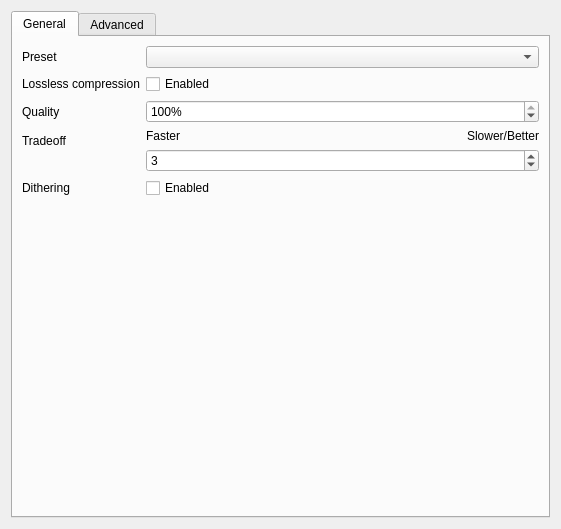
<?xml version="1.0" encoding="UTF-8"?>
<ui version="4.0">
 <author>
  SPDX-FileCopyrightText: 2021 L. E. Segovia &lt;amy@amyspark.me&gt;
  SPDX-License-Identifier: GPL-3.0-or-later
 </author>
 <class>DlgWebPExport</class>
 <widget class="QWidget" name="DlgWebPExport">
  <property name="geometry">
   <rect>
    <x>0</x>
    <y>0</y>
    <width>557</width>
    <height>529</height>
   </rect>
  </property>
  <property name="sizePolicy">
   <sizepolicy hsizetype="MinimumExpanding" vsizetype="MinimumExpanding">
    <horstretch>0</horstretch>
    <verstretch>0</verstretch>
   </sizepolicy>
  </property>
  <layout class="QVBoxLayout" name="verticalLayout">
   <item>
    <widget class="QTabWidget" name="tabWidget">
     <property name="currentIndex">
      <number>0</number>
     </property>
     <widget class="QWidget" name="general">
      <attribute name="title">
       <string>General</string>
      </attribute>
      <layout class="QFormLayout" name="formLayout">
       <property name="formAlignment">
        <set>Qt::AlignLeading|Qt::AlignLeft|Qt::AlignTop</set>
       </property>
       <item row="0" column="0">
        <widget class="QLabel" name="lblPreset">
         <property name="text">
          <string>Preset</string>
         </property>
        </widget>
       </item>
       <item row="0" column="1">
        <widget class="QComboBox" name="preset"/>
       </item>
       <item row="1" column="0">
        <widget class="QLabel" name="lblLossless">
         <property name="text">
          <string>Lossless compression</string>
         </property>
        </widget>
       </item>
       <item row="1" column="1">
        <widget class="QCheckBox" name="lossless">
         <property name="text">
          <string>Enabled</string>
         </property>
        </widget>
       </item>
       <item row="2" column="0">
        <widget class="QLabel" name="lblQuality">
         <property name="toolTip">
          <string>If Lossless is enabled: 0 = fastest but larger files, 100 = slower but better.
If Lossless is disabled: 0 = smallest size, 100 = largest size.</string>
         </property>
         <property name="text">
          <string>Quality</string>
         </property>
        </widget>
       </item>
       <item row="2" column="1">
        <widget class="KisDoubleSliderSpinBox" name="quality">
         <property name="toolTip">
          <string>If Lossless is enabled: 0 = fastest but larger files, 100 = slower but better.
If Lossless is disabled: 0 = smallest size, 100 = largest size.</string>
         </property>
         <property name="suffix">
          <string>%</string>
         </property>
         <property name="maximum">
          <number>100</number>
         </property>
         <property name="value">
          <number>100</number>
         </property>
        </widget>
       </item>
       <item row="3" column="0">
        <widget class="QLabel" name="lblTradeoff">
         <property name="text">
          <string>Tradeoff</string>
         </property>
        </widget>
       </item>
       <item row="3" column="1">
        <layout class="QGridLayout" name="gridLayout_3">
         <item row="0" column="0">
          <widget class="QLabel" name="lblFaster">
           <property name="text">
            <string>Faster</string>
           </property>
          </widget>
         </item>
         <item row="0" column="1">
          <widget class="QLabel" name="lblSlowerBetter">
           <property name="text">
            <string>Slower/Better</string>
           </property>
           <property name="alignment">
            <set>Qt::AlignRight|Qt::AlignTrailing|Qt::AlignVCenter</set>
           </property>
          </widget>
         </item>
         <item row="1" column="0" colspan="2">
          <widget class="KisSliderSpinBox" name="tradeoff">
           <property name="toolTip">
            <string>Quality/speed trade-off (0 = fast, 6 = slower-better)</string>
           </property>
           <property name="maximum">
            <number>6</number>
           </property>
           <property name="value">
            <number>3</number>
           </property>
          </widget>
         </item>
        </layout>
       </item>
       <item row="4" column="0">
        <widget class="QLabel" name="lblDithering">
         <property name="text">
          <string>Dithering</string>
         </property>
        </widget>
       </item>
       <item row="4" column="1">
        <widget class="QCheckBox" name="dithering">
         <property name="text">
          <string>Enabled</string>
         </property>
        </widget>
       </item>
      </layout>
     </widget>
     <widget class="QWidget" name="advanced">
      <attribute name="title">
       <string>Advanced</string>
      </attribute>
      <layout class="QVBoxLayout" name="verticalLayout_3">
       <property name="leftMargin">
        <number>0</number>
       </property>
       <property name="topMargin">
        <number>0</number>
       </property>
       <property name="rightMargin">
        <number>0</number>
       </property>
       <property name="bottomMargin">
        <number>0</number>
       </property>
       <item>
        <widget class="QScrollArea" name="scrollArea">
         <property name="sizePolicy">
          <sizepolicy hsizetype="MinimumExpanding" vsizetype="MinimumExpanding">
           <horstretch>0</horstretch>
           <verstretch>0</verstretch>
          </sizepolicy>
         </property>
         <property name="minimumSize">
          <size>
           <width>535</width>
           <height>476</height>
          </size>
         </property>
         <property name="frameShape">
          <enum>QFrame::NoFrame</enum>
         </property>
         <property name="frameShadow">
          <enum>QFrame::Plain</enum>
         </property>
         <property name="horizontalScrollBarPolicy">
          <enum>Qt::ScrollBarAlwaysOff</enum>
         </property>
         <property name="sizeAdjustPolicy">
          <enum>QAbstractScrollArea::AdjustToContents</enum>
         </property>
         <property name="widgetResizable">
          <bool>true</bool>
         </property>
         <property name="alignment">
          <set>Qt::AlignHCenter|Qt::AlignTop</set>
         </property>
         <widget class="QWidget" name="scrollAreaWidgetContents">
          <property name="geometry">
           <rect>
            <x>0</x>
            <y>0</y>
            <width>521</width>
            <height>858</height>
           </rect>
          </property>
          <property name="sizePolicy">
           <sizepolicy hsizetype="MinimumExpanding" vsizetype="MinimumExpanding">
            <horstretch>0</horstretch>
            <verstretch>0</verstretch>
           </sizepolicy>
          </property>
          <layout class="QFormLayout" name="formLayout_2">
           <property name="formAlignment">
            <set>Qt::AlignLeading|Qt::AlignLeft|Qt::AlignVCenter</set>
           </property>
           <item row="0" column="0">
            <widget class="QLabel" name="lblTargetSize">
             <property name="toolTip">
              <string>If non-zero, sets the desired target size in bytes. Takes precedence over the compression parameters.</string>
             </property>
             <property name="text">
              <string>Target Size</string>
             </property>
            </widget>
           </item>
           <item row="0" column="1">
            <widget class="QSpinBox" name="targetSize">
             <property name="sizePolicy">
              <sizepolicy hsizetype="Preferred" vsizetype="Fixed">
               <horstretch>0</horstretch>
               <verstretch>0</verstretch>
              </sizepolicy>
             </property>
             <property name="toolTip">
              <string>If non-zero, sets the desired target size in bytes. Takes precedence over the compression parameters.</string>
             </property>
             <property name="suffix">
              <string> kB</string>
             </property>
             <property name="maximum">
              <number>1000000000</number>
             </property>
            </widget>
           </item>
           <item row="1" column="0">
            <widget class="QLabel" name="lblTargetPSNR">
             <property name="toolTip">
              <string>If non-zero, specifies the minimal distortion to try to achieve. Takes precedence over Target Size.</string>
             </property>
             <property name="text">
              <string>Target PSNR</string>
             </property>
            </widget>
           </item>
           <item row="1" column="1">
            <widget class="KisDoubleParseUnitSpinBox" name="targetPSNR">
             <property name="sizePolicy">
              <sizepolicy hsizetype="Preferred" vsizetype="Fixed">
               <horstretch>0</horstretch>
               <verstretch>0</verstretch>
              </sizepolicy>
             </property>
             <property name="toolTip">
              <string>If non-zero, specifies the minimal distortion to try to achieve. Takes precedence over Target Size.</string>
             </property>
             <property name="decimals">
              <number>2</number>
             </property>
             <property name="maximum">
              <double>100.000000000000000</double>
             </property>
            </widget>
           </item>
           <item row="2" column="0">
            <widget class="QLabel" name="lblSegments">
             <property name="toolTip">
              <string>Maximum number of segments (1 to 4).</string>
             </property>
             <property name="text">
              <string>Segments</string>
             </property>
            </widget>
           </item>
           <item row="2" column="1">
            <widget class="KisSliderSpinBox" name="segments">
             <property name="sizePolicy">
              <sizepolicy hsizetype="Preferred" vsizetype="Fixed">
               <horstretch>0</horstretch>
               <verstretch>0</verstretch>
              </sizepolicy>
             </property>
             <property name="toolTip">
              <string>Maximum number of segments (1 to 4).</string>
             </property>
             <property name="minimum">
              <number>1</number>
             </property>
             <property name="maximum">
              <number>4</number>
             </property>
             <property name="pageStep" stdset="0">
              <number>2</number>
             </property>
            </widget>
           </item>
           <item row="3" column="0">
            <widget class="QLabel" name="lblSNSStrength">
             <property name="toolTip">
              <string>Spatial Noise Shaping: 0 = off, 100 = maximum.</string>
             </property>
             <property name="text">
              <string>SNS Strength</string>
             </property>
            </widget>
           </item>
           <item row="3" column="1">
            <widget class="KisSliderSpinBox" name="snsStrength">
             <property name="toolTip">
              <string>Spatial Noise Shaping: 0 = off, 100 = maximum.</string>
             </property>
             <property name="suffix">
              <string>%</string>
             </property>
             <property name="maximum">
              <number>100</number>
             </property>
            </widget>
           </item>
           <item row="4" column="0">
            <widget class="QLabel" name="lblFilterStrength">
             <property name="toolTip">
              <string>Filter strength: 0 = off, 100 = strongest.</string>
             </property>
             <property name="text">
              <string comment="Filter options specifically for WebP">Filter Strength</string>
             </property>
            </widget>
           </item>
           <item row="4" column="1">
            <widget class="KisSliderSpinBox" name="filterStrength">
             <property name="toolTip">
              <string>Filter strength: 0 = off, 100 = strongest.</string>
             </property>
             <property name="suffix">
              <string>%</string>
             </property>
             <property name="maximum">
              <number>100</number>
             </property>
            </widget>
           </item>
           <item row="5" column="0">
            <widget class="QLabel" name="lblFilterSharpness">
             <property name="toolTip">
              <string>Filter sharpness: 0 = off, 7 = least sharp.</string>
             </property>
             <property name="text">
              <string comment="Filter options specifically for WebP">Filter Sharpness</string>
             </property>
            </widget>
           </item>
           <item row="5" column="1">
            <widget class="KisSliderSpinBox" name="filterSharpness">
             <property name="toolTip">
              <string>Filter sharpness: 0 = off, 7 = least sharp.</string>
             </property>
             <property name="maximum">
              <number>7</number>
             </property>
             <property name="pageStep" stdset="0">
              <number>2</number>
             </property>
            </widget>
           </item>
           <item row="6" column="0">
            <widget class="QLabel" name="lblFilterType">
             <property name="toolTip">
              <string>0 = Simple, 1 = Strong. Only used if Filter Strength is higher than 0 or Auto Adjust Filter is enabled.</string>
             </property>
             <property name="text">
              <string comment="Filter options specifically for WebP">Filter Type</string>
             </property>
            </widget>
           </item>
           <item row="6" column="1">
            <widget class="QComboBox" name="filterType">
             <property name="toolTip">
              <string>0 = Simple, 1 = Strong. Only used if Filter Strength is higher than 0 or Auto Adjust Filter is enabled.</string>
             </property>
            </widget>
           </item>
           <item row="7" column="0">
            <widget class="QLabel" name="lblAutofilter">
             <property name="text">
              <string>Auto Adjust Filter Strength</string>
             </property>
            </widget>
           </item>
           <item row="7" column="1">
            <widget class="QCheckBox" name="autofilter">
             <property name="text">
              <string>Enabled</string>
             </property>
            </widget>
           </item>
           <item row="8" column="0">
            <widget class="QLabel" name="lblAlphaCompression">
             <property name="toolTip">
              <string>Algorithm for encoding the alpha plane (0 = None, 1 = compressed with WebP lossless). Default is 1.</string>
             </property>
             <property name="text">
              <string>Alpha Plane Compression</string>
             </property>
            </widget>
           </item>
           <item row="8" column="1">
            <widget class="QComboBox" name="alphaCompression"/>
           </item>
           <item row="9" column="0">
            <widget class="QLabel" name="lblAlphaFiltering">
             <property name="text">
              <string>Predictive Filtering for Alpha Plane</string>
             </property>
            </widget>
           </item>
           <item row="9" column="1">
            <layout class="QGridLayout" name="gridLayout">
             <item row="0" column="1">
              <widget class="QLabel" name="lblFast">
               <property name="text">
                <string>Fast</string>
               </property>
               <property name="alignment">
                <set>Qt::AlignCenter</set>
               </property>
              </widget>
             </item>
             <item row="0" column="0">
              <widget class="QLabel" name="lblNone">
               <property name="text">
                <string>None</string>
               </property>
              </widget>
             </item>
             <item row="0" column="2">
              <widget class="QLabel" name="lblBest">
               <property name="text">
                <string>Best</string>
               </property>
               <property name="alignment">
                <set>Qt::AlignRight|Qt::AlignTrailing|Qt::AlignVCenter</set>
               </property>
              </widget>
             </item>
             <item row="1" column="0" colspan="3">
              <widget class="KisSliderSpinBox" name="alphaFiltering">
               <property name="maximum">
                <number>2</number>
               </property>
               <property name="pageStep" stdset="0">
                <number>1</number>
               </property>
              </widget>
             </item>
            </layout>
           </item>
           <item row="10" column="0">
            <widget class="QLabel" name="lblAlphaQuality">
             <property name="toolTip">
              <string>0 = smallest size, 100 = lossless. Default is 100.</string>
             </property>
             <property name="text">
              <string>Alpha Plane Quality</string>
             </property>
            </widget>
           </item>
           <item row="10" column="1">
            <widget class="KisSliderSpinBox" name="alphaQuality">
             <property name="toolTip">
              <string>0 = smallest size, 100 = lossless. Default is 100.</string>
             </property>
             <property name="suffix">
              <string>%</string>
             </property>
             <property name="maximum">
              <number>100</number>
             </property>
             <property name="value">
              <number>100</number>
             </property>
            </widget>
           </item>
           <item row="11" column="0">
            <widget class="QLabel" name="lblPass">
             <property name="toolTip">
              <string>Number of entropy-analysis passes (1 to 10).</string>
             </property>
             <property name="text">
              <string>Entropy Passes</string>
             </property>
            </widget>
           </item>
           <item row="11" column="1">
            <widget class="KisSliderSpinBox" name="pass">
             <property name="sizePolicy">
              <sizepolicy hsizetype="Preferred" vsizetype="Fixed">
               <horstretch>0</horstretch>
               <verstretch>0</verstretch>
              </sizepolicy>
             </property>
             <property name="toolTip">
              <string>Number of entropy-analysis passes (1 to 10).</string>
             </property>
             <property name="minimum">
              <number>1</number>
             </property>
             <property name="maximum">
              <number>10</number>
             </property>
             <property name="singleStep">
              <number>1</number>
             </property>
             <property name="pageStep" stdset="0">
              <number>2</number>
             </property>
            </widget>
           </item>
           <item row="12" column="0">
            <widget class="QLabel" name="lblShowCompressed">
             <property name="toolTip">
              <string>If enabled, export the compressed picture back. In-loop filtering is not applied.</string>
             </property>
             <property name="text">
              <string>Show Compressed</string>
             </property>
            </widget>
           </item>
           <item row="12" column="1">
            <widget class="QCheckBox" name="showCompressed">
             <property name="toolTip">
              <string>If enabled, export the compressed picture back. In-loop filtering is not applied.</string>
             </property>
             <property name="text">
              <string>Enabled</string>
             </property>
            </widget>
           </item>
           <item row="13" column="0">
            <widget class="QLabel" name="lblPreprocessing">
             <property name="text">
              <string comment="Filter options specifically for WebP">Preprocessing Filter</string>
             </property>
            </widget>
           </item>
           <item row="13" column="1">
            <widget class="QComboBox" name="preprocessing"/>
           </item>
           <item row="14" column="0">
            <widget class="QLabel" name="lblPartitions">
             <property name="toolTip">
              <string>log2(number of token partitions) between 0 and 3. Default is 0 for easier progressive decoding.</string>
             </property>
             <property name="text">
              <string>Partitions</string>
             </property>
            </widget>
           </item>
           <item row="14" column="1">
            <widget class="KisSliderSpinBox" name="partitions">
             <property name="toolTip">
              <string>log2(number of token partitions) between 0 and 3. Default is 0 for easier progressive decoding.</string>
             </property>
             <property name="maximum">
              <number>3</number>
             </property>
            </widget>
           </item>
           <item row="15" column="0">
            <widget class="QLabel" name="lblPartitionLimit">
             <property name="toolTip">
              <string>Quality degradation allowed to fit the 512KB limit on prediction modes coding (0 = no degradation, 100 = maximum possible degradation).</string>
             </property>
             <property name="text">
              <string>Partition Limit</string>
             </property>
            </widget>
           </item>
           <item row="15" column="1">
            <layout class="QGridLayout" name="gridLayout_2">
             <item row="0" column="1">
              <widget class="QLabel" name="lblMaximumDegradation">
               <property name="text">
                <string>Maximum degradation</string>
               </property>
               <property name="alignment">
                <set>Qt::AlignRight|Qt::AlignTrailing|Qt::AlignVCenter</set>
               </property>
              </widget>
             </item>
             <item row="0" column="0">
              <widget class="QLabel" name="lblNoDegradation">
               <property name="text">
                <string>No degradation</string>
               </property>
              </widget>
             </item>
             <item row="1" column="0" colspan="2">
              <widget class="KisSliderSpinBox" name="partitionLimit">
               <property name="toolTip">
                <string>Quality degradation allowed to fit the 512KB limit on prediction modes coding (0 = no degradation, 100 = maximum possible degradation).</string>
               </property>
               <property name="suffix">
                <string>%</string>
               </property>
               <property name="maximum">
                <number>100</number>
               </property>
               <property name="value">
                <number>100</number>
               </property>
              </widget>
             </item>
            </layout>
           </item>
           <item row="16" column="0">
            <widget class="QLabel" name="lblEmulateJPEGSize">
             <property name="toolTip">
              <string>If enabled, compression parameters will be remapped to better match the expected output size from JPEG compression. Generally, the output size will be similar but the degradation will be lower.</string>
             </property>
             <property name="text">
              <string>Emulate JPEG Size</string>
             </property>
            </widget>
           </item>
           <item row="16" column="1">
            <widget class="QCheckBox" name="emulateJPEGSize">
             <property name="toolTip">
              <string>If enabled, compression parameters will be remapped to better match the expected output size from JPEG compression. Generally, the output size will be similar but the degradation will be lower.</string>
             </property>
             <property name="text">
              <string>Enabled</string>
             </property>
            </widget>
           </item>
           <item row="17" column="0">
            <widget class="QLabel" name="lblThreadLevel">
             <property name="toolTip">
              <string>If enabled, try and use multithreaded encoding.</string>
             </property>
             <property name="text">
              <string>Multithreaded Encoding</string>
             </property>
            </widget>
           </item>
           <item row="17" column="1">
            <widget class="QCheckBox" name="threadLevel">
             <property name="toolTip">
              <string>If enabled, try and use multithreaded encoding.</string>
             </property>
             <property name="text">
              <string>Enabled</string>
             </property>
            </widget>
           </item>
           <item row="18" column="0">
            <widget class="QLabel" name="lblLowMemory">
             <property name="toolTip">
              <string>If enabled, reduce memory usage (but increase CPU use).</string>
             </property>
             <property name="text">
              <string>Reduce Memory Usage</string>
             </property>
            </widget>
           </item>
           <item row="18" column="1">
            <widget class="QCheckBox" name="lowMemory">
             <property name="toolTip">
              <string>If enabled, reduce memory usage (but increase CPU use).</string>
             </property>
             <property name="text">
              <string>Enabled</string>
             </property>
            </widget>
           </item>
           <item row="19" column="0">
            <widget class="QLabel" name="lblNearLossless">
             <property name="toolTip">
              <string>Near lossless encoding: 0 = max loss, 100 = off. Default is 100.</string>
             </property>
             <property name="text">
              <string>Near Lossless</string>
             </property>
            </widget>
           </item>
           <item row="19" column="1">
            <widget class="KisSliderSpinBox" name="nearLossless">
             <property name="toolTip">
              <string>Near lossless encoding: 0 = max loss, 100 = off. Default is 100.</string>
             </property>
             <property name="suffix">
              <string>%</string>
             </property>
             <property name="maximum">
              <number>100</number>
             </property>
             <property name="value">
              <number>100</number>
             </property>
            </widget>
           </item>
           <item row="20" column="0">
            <widget class="QLabel" name="lblExact">
             <property name="toolTip">
              <string>If enabled, preserve the exact RGB values under transparent areas. Otherwise, discard this invisible RGB information for better compression. The default is disabled.</string>
             </property>
             <property name="text">
              <string>Exact</string>
             </property>
            </widget>
           </item>
           <item row="20" column="1">
            <widget class="QCheckBox" name="exact">
             <property name="toolTip">
              <string>If enabled, preserve the exact RGB values under transparent areas. Otherwise, discard this invisible RGB information for better compression. The default is disabled.</string>
             </property>
             <property name="text">
              <string>Enabled</string>
             </property>
            </widget>
           </item>
           <item row="21" column="0">
            <widget class="QLabel" name="lblUseSharpYUV">
             <property name="toolTip">
              <string>If enabled, allows use of the sharp (and slow) RGB to YUV conversion.</string>
             </property>
             <property name="text">
              <string>Use Sharp YUV</string>
             </property>
            </widget>
           </item>
           <item row="21" column="1">
            <widget class="QCheckBox" name="useSharpYUV">
             <property name="toolTip">
              <string>If enabled, allows use of the sharp (and slow) RGB to YUV conversion.</string>
             </property>
             <property name="text">
              <string>Enabled</string>
             </property>
            </widget>
           </item>
           <item row="22" column="0">
            <widget class="QLabel" name="lblQMin">
             <property name="toolTip">
              <string>Minimum permissible quality factor. Default is 0.</string>
             </property>
             <property name="text">
              <string>Minimum Quality</string>
             </property>
            </widget>
           </item>
           <item row="22" column="1">
            <widget class="KisSliderSpinBox" name="qMin">
             <property name="toolTip">
              <string>Minimum permissible quality factor. Default is 0.</string>
             </property>
             <property name="suffix">
              <string>%</string>
             </property>
             <property name="maximum">
              <number>100</number>
             </property>
            </widget>
           </item>
           <item row="23" column="0">
            <widget class="QLabel" name="lblQMax">
             <property name="toolTip">
              <string>Maximum permissible quality factor. Default is 100.</string>
             </property>
             <property name="text">
              <string>Maximum Quality</string>
             </property>
            </widget>
           </item>
           <item row="23" column="1">
            <widget class="KisSliderSpinBox" name="qMax">
             <property name="toolTip">
              <string>Maximum permissible quality factor. Default is 100.</string>
             </property>
             <property name="suffix">
              <string>%</string>
             </property>
             <property name="maximum">
              <number>100</number>
             </property>
             <property name="value">
              <number>100</number>
             </property>
            </widget>
           </item>
          </layout>
         </widget>
        </widget>
       </item>
      </layout>
     </widget>
    </widget>
   </item>
  </layout>
 </widget>
 <customwidgets>
  <customwidget>
   <class>KisSliderSpinBox</class>
   <extends>QSpinBox</extends>
   <header location="global">kis_slider_spin_box.h</header>
  </customwidget>
  <customwidget>
   <class>KisDoubleSliderSpinBox</class>
   <extends>QSpinBox</extends>
   <header location="global">kis_slider_spin_box.h</header>
  </customwidget>
  <customwidget>
   <class>KisDoubleParseUnitSpinBox</class>
   <extends>QDoubleSpinBox</extends>
   <header location="global">kis_double_parse_unit_spin_box.h</header>
  </customwidget>
 </customwidgets>
 <resources/>
 <connections/>
</ui>
